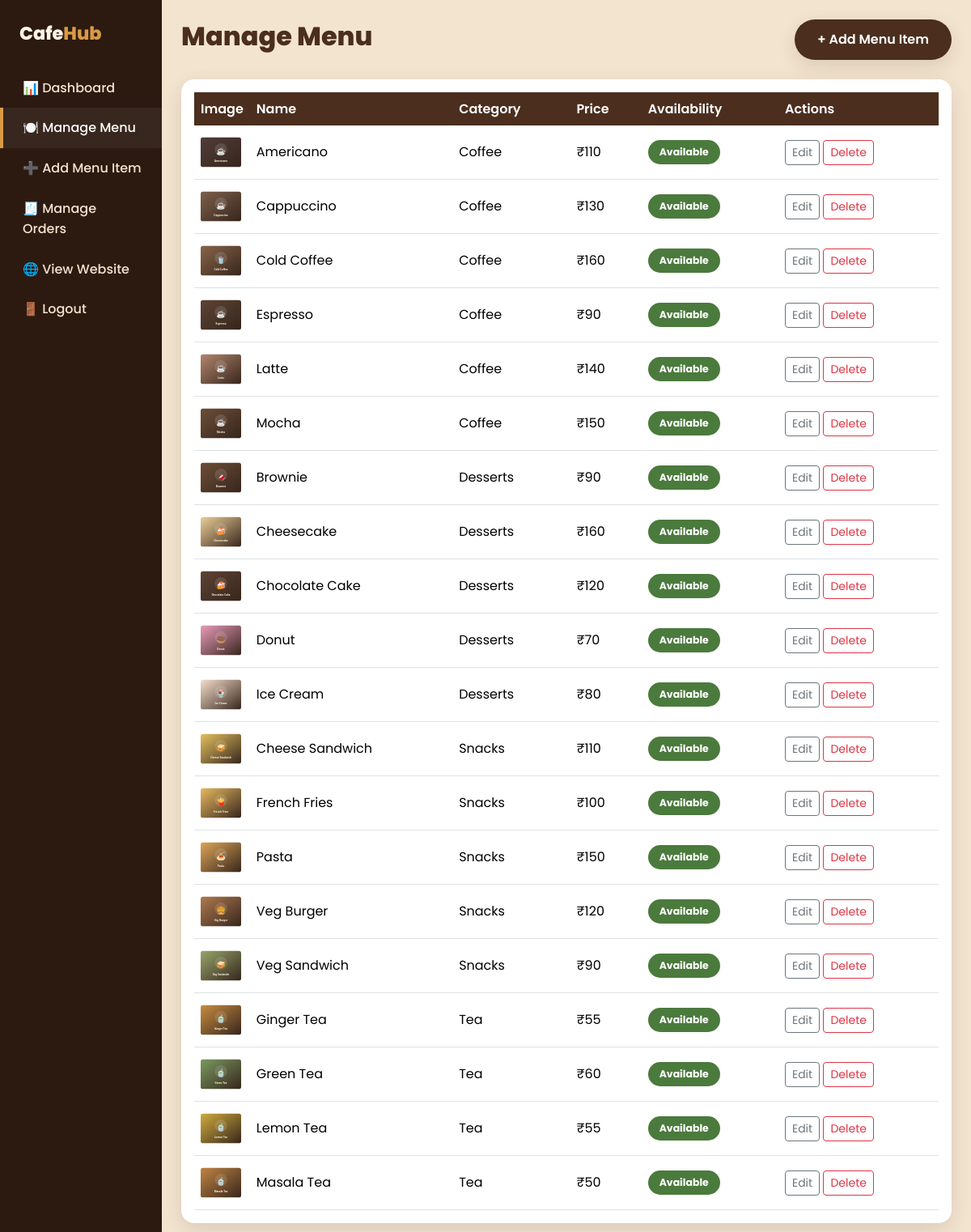
/admin/menu (signed in), run on the app's committed database.
### tables this page shows
CREATE TABLE menu_items (
            id INTEGER PRIMARY KEY AUTOINCREMENT,
            name TEXT NOT NULL,
            description TEXT,
            category TEXT NOT NULL,
            price REAL NOT NULL,
            image TEXT,
            available INTEGER NOT NULL DEFAULT 1
        );

### app.py (the view)
@app.route("/admin/menu")
@login_required
def admin_menu():
    db = get_db()
    items = db.execute("SELECT * FROM menu_items ORDER BY category, name").fetchall()
    return render_template("admin/menu.html", items=items)

### app.py (called while the page is built)
def get_db():
    if "db" not in g:
        g.db = sqlite3.connect(DATABASE)
        g.db.row_factory = sqlite3.Row  # lets us access columns by name
        g.db.execute("PRAGMA foreign_keys = ON")
    return g.db

def login_required(f):
    @wraps(f)
    def decorated_function(*args, **kwargs):
        if not session.get("admin_logged_in"):
            flash("Please log in to access the admin area.", "error")
            return redirect(url_for("admin_login"))
        return f(*args, **kwargs)
    return decorated_function

@app.context_processor
def inject_cart_count():
    cart = session.get("cart", {})
    count = 0
    for qty in cart.values():
        try:
            count += int(qty)
        except (ValueError, TypeError):
            pass
    return {"cart_count": count}

### templates/admin/menu.html (shortened to what this page needs)
{% extends "admin/admin_base.html" %}
{% block admin_content %}
<div class="d-flex justify-content-between align-items-center mb-4">
  <h2 style="color:var(--coffee-brown); font-weight:800;">Manage Menu</h2>
  <a href="{{ url_for('admin_add_menu') }}" class="btn-cafe">+ Add Menu Item</a>
</div>
<div class="table-cafe p-3">
  <table class="table mb-0 align-middle">
    <thead>
      <tr><th>Image</th><th>Name</th><th>Category</th><th>Price</th><th>Availability</th><th>Actions</th></tr>
    </thead>
    <tbody>
      {% for item in items %}
      <tr>
        <td style="width:60px;"><img src="{{ url_for('static', filename='images/' ~ item['image']) }}" style="width:50px;height:50px;border-radius:8px;"></td>
        <td>{{ item['name'] }}</td>
        <td>{{ item['category'] }}</td>
        <td>₹{{ '%.0f' % item['price'] }}</td>
        <td>
          <form method="POST" action="{{ url_for('admin_toggle_menu', item_id=item['id']) }}">
            {% if item['available'] %}
              <button type="submit" class="status-badge status-Completed" style="border:none;">Available</button>
            {% else %}
              <button type="submit" class="status-badge status-Cancelled" style="border:none;">Unavailable</button>
            {% endif %}
          </form>
        </td>
        <td>
          <a href="{{ url_for('admin_edit_menu', item_id=item['id']) }}" class="btn btn-sm btn-outline-secondary">Edit</a>
          <form method="POST" action="{{ url_for('admin_delete_menu', item_id=item['id']) }}" class="d-inline"
                onsubmit="return confirmDelete('{{ item['name'] }}');">
            <button type="submit" class="btn btn-sm btn-outline-danger">Delete</button>
          </form>
        </td>
      </tr>
      {% else %}
      <tr><td colspan="6" class="text-center text-muted py-4">No menu items yet.</td></tr>
      {% endfor %}
    </tbody>
  </table>
</div>
{% endblock %}

### static/css/style.css (style rules this page uses)
:root { --coffee-dark: #2c1a10; --coffee-brown: #4b2e1e; --coffee-medium: #6f4e37; --coffee-light: #a9785c; --cream: #fff5e6; --beige: #f3e4d0; --white: #ffffff; --accent: #d99a44; --success: #4b7a3d; --danger: #b23a2f; --shadow: 0 8px 24px rgba(44, 26, 16, 0.12); --radius: 16px; --transition: all 0.25s ease; }
* { box-sizing: border-box; }
body { font-family: 'Segoe UI', Tahoma, Geneva, Verdana, sans-serif; background-color: var(--beige); color: var(--coffee-dark); margin: 0; padding: 0; line-height: 1.6; }
a { text-decoration: none; color: inherit; }
img { max-width: 100%; display: block; }
.btn-cafe { background-color: var(--coffee-brown); color: var(--white); border: none; padding: 12px 28px; border-radius: 30px; font-weight: 600; transition: var(--transition); box-shadow: var(--shadow); }
.admin-body { background-color: var(--beige); min-height: 100vh; }
.table-cafe { background-color: var(--white); border-radius: var(--radius); overflow: hidden; box-shadow: var(--shadow); }
.table-cafe th { background-color: var(--coffee-brown); color: var(--white); font-weight: 600; border: none; }
.table-cafe td { vertical-align: middle; }
.status-badge { padding: 5px 14px; border-radius: 20px; font-size: 0.78rem; font-weight: 700; color: var(--white); }
.status-Completed { background-color: var(--success); }

### templates/admin/admin_base.html (style rules this page uses)
body { font-family: 'Poppins', sans-serif; }

### data on the page
menu_items: image (picture), name "Americano", category "Coffee", price "110", available "Available"
menu_items: image (picture), name "Cappuccino", category "Coffee", price "130", available "Available"
menu_items: image (picture), name "Cold Coffee", category "Coffee", price "160", available "Available"
menu_items: image (picture), name "Espresso", category "Coffee", price "90", available "Available"
menu_items: image (picture), name "Latte", category "Coffee", price "140", available "Available"
menu_items: image (picture), name "Mocha", category "Coffee", price "150", available "Available"
menu_items: image (picture), name "Brownie", category "Desserts", price "90", available "Available"
menu_items: image (picture), name "Cheesecake", category "Desserts", price "160", available "Available"
menu_items: image (picture), name "Chocolate Cake", category "Desserts", price "120", available "Available"
menu_items: image (picture), name "Donut", category "Desserts", price "70", available "Available"
menu_items: image (picture), name "Ice Cream", category "Desserts", price "80", available "Available"
menu_items: image (picture), name "Cheese Sandwich", category "Snacks", price "110", available "Available"
menu_items: image (picture), name "French Fries", category "Snacks", price "100", available "Available"
menu_items: image (picture), name "Pasta", category "Snacks", price "150", available "Available"
menu_items: image (picture), name "Veg Burger", category "Snacks", price "120", available "Available"
menu_items: image (picture), name "Veg Sandwich", category "Snacks", price "90", available "Available"
menu_items: image (picture), name "Ginger Tea", category "Tea", price "55", available "Available"
menu_items: image (picture), name "Green Tea", category "Tea", price "60", available "Available"
menu_items: image (picture), name "Lemon Tea", category "Tea", price "55", available "Available"
menu_items: image (picture), name "Masala Tea", category "Tea", price "50", available "Available"
